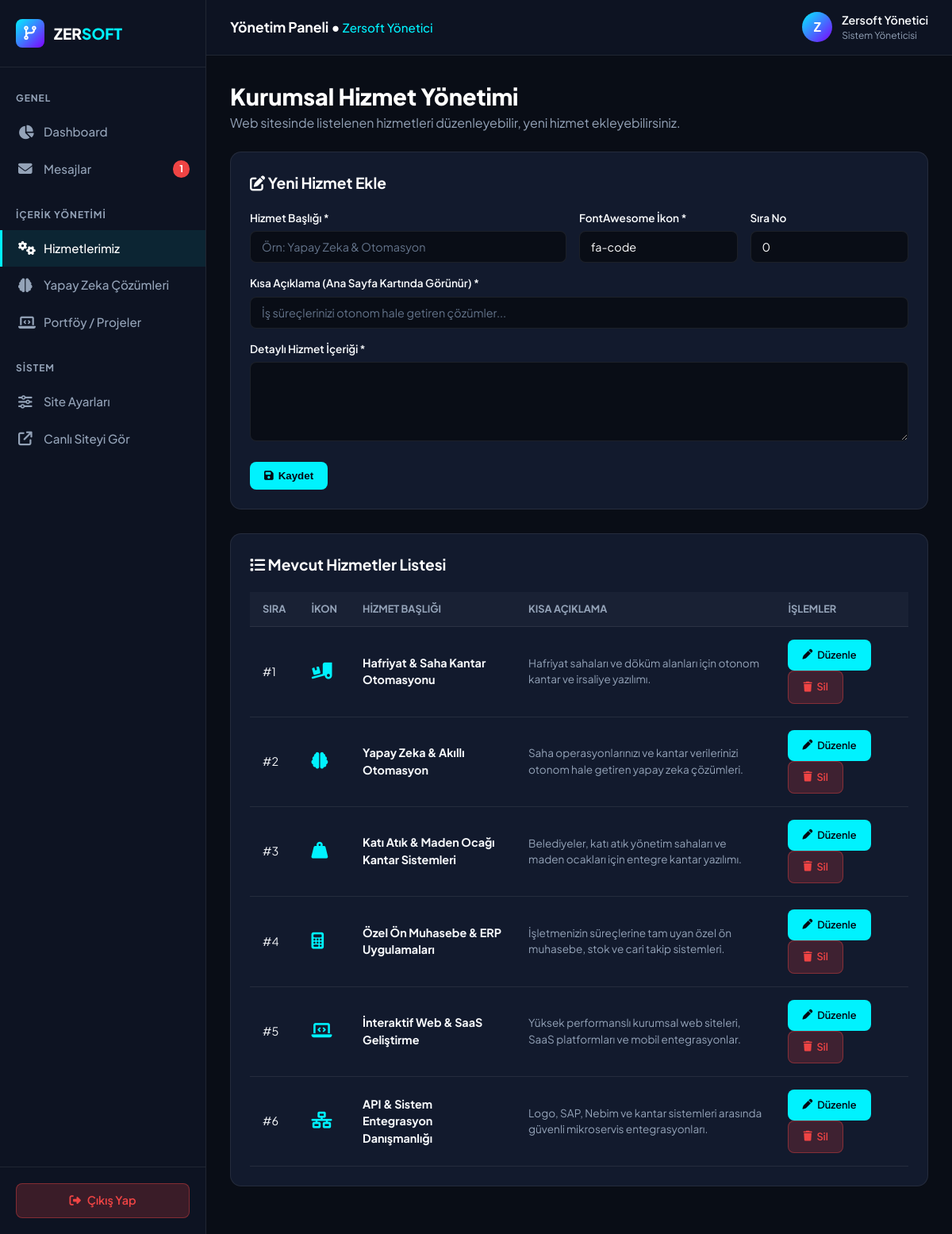
Screenshot of /admin/services.php (signed in) with the database file from the repository.
### tables this page shows
CREATE TABLE IF NOT EXISTS `services` (
  `id` INT AUTO_INCREMENT PRIMARY KEY,
  `title` VARCHAR(150) NOT NULL,
  `slug` VARCHAR(150) NOT NULL UNIQUE,
  `short_description` VARCHAR(255) NOT NULL,
  `content` TEXT NOT NULL,
  `icon` VARCHAR(50) NOT NULL DEFAULT 'fa-code',
  `sort_order` INT DEFAULT 0,
  `created_at` DATETIME DEFAULT CURRENT_TIMESTAMP
);

### includes/functions.php (called while the page is built, shortened)
<?php
require_once __DIR__ . '/../config/database.php';
function sanitize($data) {
    return htmlspecialchars(trim((string)$data), ENT_QUOTES, 'UTF-8');
}
function generateCSRFToken() {
    return $_SESSION['csrf_token'];
}
function getServices($limit = null) {
    global $db;
    try {
        $sql = "SELECT * FROM services ORDER BY sort_order ASC, id ASC";
        $stmt = $db->query($sql);
        return $stmt->fetchAll();
    } catch (Exception $e) {
        return [];
    }
}

### admin/services.php (the view, shortened to what this page needs)
<?php
require_once __DIR__ . '/header.php';
$editItem = null;
$services = getServices();
?>
<div style="margin-bottom: 24px; display: flex; align-items: center; justify-content: space-between;">
  <div>
    <h1 style="font-size: 1.8rem; font-weight: 800; color: #fff;">Kurumsal Hizmet Yönetimi</h1>
    <p style="color: var(--admin-text-muted);">Web sitesinde listelenen hizmetleri düzenleyebilir, yeni hizmet ekleyebilirsiniz.</p>
  </div>
</div>
<div class="card-panel">
  <div class="panel-title" style="margin-bottom: 20px;">
    <i class="fa-solid fa-pen-to-square text-gradient"></i> <?php echo $editItem ? 'Hizmeti Düzenle' : 'Yeni Hizmet Ekle'; ?>
  </div>
  <form action="services.php" method="POST">
    <div style="display: grid; grid-template-columns: 2fr 1fr 1fr; gap: 16px; margin-bottom: 16px;">
      <div>
        <label style="display: block; font-size: 0.85rem; font-weight: 600; margin-bottom: 6px;">Hizmet Başlığı *</label>
        <input type="text" name="title" class="form-control" style="background: #090d16; color: #ffffff;" value="<?php echo sanitize($editItem['title'] ?? ''); ?>" placeholder="Örn: Yapay Zeka & Otomasyon" required>
      </div>
      <div>
        <label style="display: block; font-size: 0.85rem; font-weight: 600; margin-bottom: 6px;">FontAwesome İkon *</label>
        <input type="text" name="icon" class="form-control" style="background: #090d16; color: #ffffff;" value="<?php echo sanitize($editItem['icon'] ?? 'fa-code'); ?>" placeholder="fa-brain" required>
      </div>
      <div>
        <label style="display: block; font-size: 0.85rem; font-weight: 600; margin-bottom: 6px;">Sıra No</label>
        <input type="number" name="sort_order" class="form-control" style="background: #090d16; color: #ffffff;" value="<?php echo sanitize($editItem['sort_order'] ?? 0); ?>">
      </div>
    </div>
    <div style="margin-bottom: 16px;">
      <label style="display: block; font-size: 0.85rem; font-weight: 600; margin-bottom: 6px;">Kısa Açıklama (Ana Sayfa Kartında Görünür) *</label>
      <input type="text" name="short_description" class="form-control" style="background: #090d16; color: #ffffff;" value="<?php echo sanitize($editItem['short_description'] ?? ''); ?>" placeholder="İş süreçlerinizi otonom hale getiren çözümler..." required>
    </div>
    <div style="margin-bottom: 20px;">
      <label style="display: block; font-size: 0.85rem; font-weight: 600; margin-bottom: 6px;">Detaylı Hizmet İçeriği *</label>
      <textarea name="content" class="form-control" style="background: #090d16; min-height: 100px;" required><?php echo sanitize($editItem['content'] ?? ''); ?></textarea>
    </div>
    <div style="display: flex; gap: 12px;">
      <button type="submit" class="btn-admin-primary">
        <i class="fa-solid fa-floppy-disk"></i> <?php echo $editItem ? 'Hizmeti Güncelle' : 'Kaydet'; ?>
      </button>
    </div>
  </form>
</div>
<div class="card-panel">
  <div class="panel-title" style="margin-bottom: 20px;">
    <i class="fa-solid fa-list text-gradient"></i> Mevcut Hizmetler Listesi
  </div>
  <table class="admin-table">
    <thead>
      <tr>
        <th>Sıra</th>
        <th>İkon</th>
        <th>Hizmet Başlığı</th>
        <th>Kısa Açıklama</th>
        <th>İşlemler</th>
      </tr>
    </thead>
    <tbody>
      <?php foreach ($services as $service): ?>
        <tr>
          <td>#<?php echo $service['sort_order']; ?></td>
          <td><i class="fa-solid <?php echo sanitize($service['icon']); ?>" style="font-size: 1.3rem; color: var(--admin-accent);"></i></td>
          <td><strong><?php echo sanitize($service['title']); ?></strong></td>
          <td style="color: var(--admin-text-muted); font-size: 0.85rem;"><?php echo sanitize($service['short_description']); ?></td>
          <td>
            <a href="services.php?edit=<?php echo $service['id']; ?>" class="btn-admin-primary btn-sm"><i class="fa-solid fa-pen"></i> Düzenle</a>
            <a href="services.php?action=delete&id=<?php echo $service['id']; ?>&csrf=<?php echo generateCSRFToken(); ?>" onclick="return confirm('Bu hizmeti silmek istediğinizden emin misiniz?');" class="btn-admin-primary btn-sm btn-danger"><i class="fa-solid fa-trash"></i> Sil</a>
          </td>
        </tr>
      <?php endforeach; ?>
    </tbody>
  </table>
</div>
</main>
</body>
</html>

### assets/css/admin.css (style rules this page uses)
:root { --admin-bg: #090d16; --admin-sidebar-bg: #0d1322; --admin-card-bg: #121a2d; --admin-border: rgba(255, 255, 255, 0.08); --admin-accent: #00f2fe; --admin-purple: #7f00ff; --admin-text: #f8fafc; --admin-text-muted: #94a3b8; --admin-danger: #ef4444; --admin-success: #10b981; --admin-warning: #f59e0b; }
*, *::before, *::after { box-sizing: border-box; margin: 0; padding: 0; }
body { background-color: var(--admin-bg); color: var(--admin-text); font-family: 'Plus Jakarta Sans', sans-serif; line-height: 1.5; display: flex; min-height: 100vh; }
a { color: inherit; text-decoration: none; }
.card-panel { background: var(--admin-card-bg); border: 1px solid var(--admin-border); border-radius: 14px; padding: 24px; margin-bottom: 30px; }
.panel-title { font-size: 1.2rem; font-weight: 700; color: #fff; }
.admin-table { width: 100%; border-collapse: collapse; text-align: left; }
.admin-table th { padding: 12px 16px; background: rgba(255, 255, 255, 0.03); color: var(--admin-text-muted); font-size: 0.8rem; font-weight: 700; text-transform: uppercase; border-bottom: 1px solid var(--admin-border); }
.admin-table td { padding: 16px; border-bottom: 1px solid var(--admin-border); font-size: 0.9rem; vertical-align: middle; }
.btn-sm { padding: 6px 12px; font-size: 0.8rem; border-radius: 6px; }
.btn-admin-primary { background: var(--admin-accent); color: #040914; font-weight: 600; border: none; cursor: pointer; display: inline-flex; align-items: center; gap: 6px; padding: 10px 18px; border-radius: 8px; transition: all 0.2s; }
.btn-danger { background: rgba(239, 68, 68, 0.2); color: var(--admin-danger); border: 1px solid rgba(239, 68, 68, 0.4); }
.form-control, input[type="text"], input[type="email"], input[type="password"], input[type="number"], input[type="url"], select, textarea { width: 100%; padding: 10px 14px; background-color: #090d16 !important; color: #ffffff !important; border: 1px solid var(--admin-border); border-radius: 8px; font-family: inherit; font-size: 0.9rem; outline: none; transition: border-color 0.2s, box-shadow 0.2s; }
::placeholder { color: #64748b !important; opacity: 1; }

### rows the page displays
services: sort_order "1", title "Hafriyat & Saha Kantar Otomasyonu", short_description "Hafriyat sahaları ve döküm alanları için otonom kantar ve irsaliye yazılımı."
services: sort_order "2", title "Yapay Zeka & Akıllı Otomasyon", short_description "Saha operasyonlarınızı ve kantar verilerinizi otonom hale getiren yapay zeka çözümleri."
services: sort_order "3", title "Katı Atık & Maden Ocağı Kantar Sistemleri", short_description "Belediyeler, katı atık yönetim sahaları ve maden ocakları için entegre kantar yazılımı."
services: sort_order "4", title "Özel Ön Muhasebe & ERP Uygulamaları", short_description "İşletmenizin süreçlerine tam uyan özel ön muhasebe, stok ve cari takip sistemleri."
services: sort_order "5", title "İnteraktif Web & SaaS Geliştirme", short_description "Yüksek performanslı kurumsal web siteleri, SaaS platformları ve mobil entegrasyonlar."
services: sort_order "6", title "API & Sistem Entegrasyon Danışmanlığı", short_description "Logo, SAP, Nebim ve kantar sistemleri arasında güvenli mikroservis entegrasyonları."

### other values shown
$unreadMessagesCount "1"
$_SESSION['admin_user_name'] "Zersoft Yönetici"
substr($_SESSION['admin_user_name'] ?? 'A', 0, 1) "Z"
